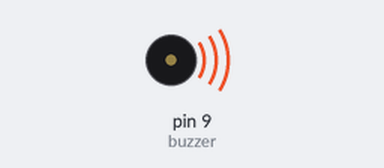
Bench run of a sketch on a simulated Arduino Uno, built with avr-gcc and run on an emulated ATmega328P. Shown: buzzer (waves = sounding).

Above: at 0.5 s.
At 7.5 s:
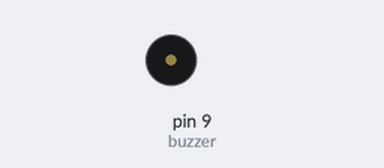
Timing chart, 0 to 10.4 s (numbered marks = the images above):
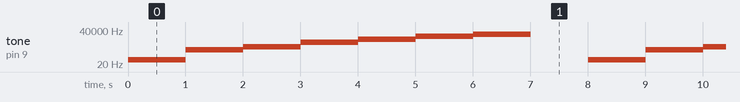

The sketch:

vibrador.ino
```cpp
const int buzzer=9;
const int tonos[]={50,500,1000,2500,5000,10000,15000};

void setup() {

}

void loop() {
  for(int iTono=0; iTono<7; iTono++){
    tone(buzzer,tonos[iTono]);
    delay(1000);
  }
  noTone(buzzer);
  delay(1000);
}
```

Measured:
- by itself, tone on pin 9 (buzzer): repeats every 8.0 s: 500 Hz 1.0 s, 1000 Hz 1.0 s, 2500 Hz 1.0 s, 5000 Hz 1.0 s, 10000 Hz 1.0 s, 15000 Hz 1.0 s, silent 1.0 s, 50 Hz 1.0 s
